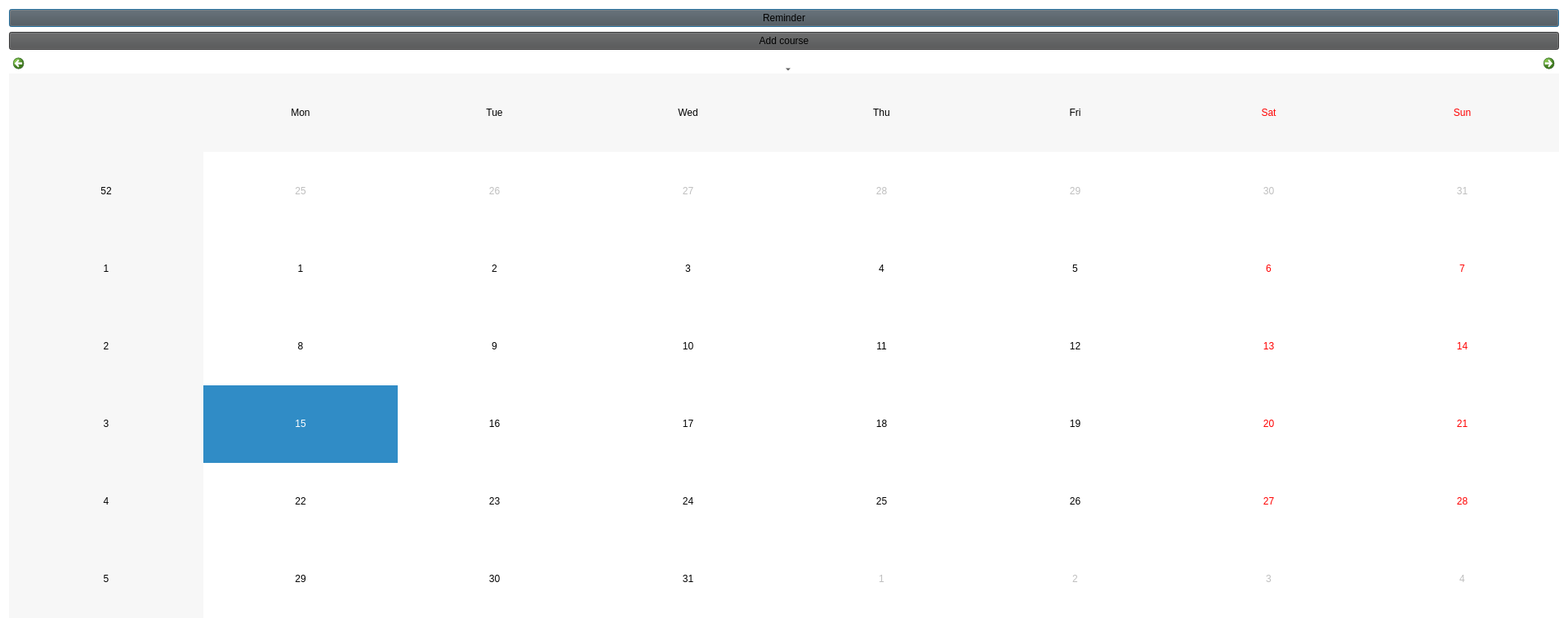
<?xml version="1.0" encoding="UTF-8"?>
<ui version="4.0">
 <class>page1</class>
 <widget class="QDialog" name="page1">
  <property name="geometry">
   <rect>
    <x>0</x>
    <y>0</y>
    <width>1920</width>
    <height>768</height>
   </rect>
  </property>
  <property name="windowTitle">
   <string>Dialog</string>
  </property>
  <property name="styleSheet">
   <string notr="true">background-color: rgb(255, 255, 255)</string>
  </property>
  <layout class="QVBoxLayout" name="verticalLayout">
   <item>
    <widget class="QPushButton" name="pushButton_2">
     <property name="styleSheet">
      <string notr="true">
background-color: rgb(78, 79, 80);</string>
     </property>
     <property name="text">
      <string>Reminder</string>
     </property>
    </widget>
   </item>
   <item>
    <widget class="QPushButton" name="pushButton">
     <property name="styleSheet">
      <string notr="true">background-color: rgb(78, 79, 80);</string>
     </property>
     <property name="text">
      <string>Add course</string>
     </property>
    </widget>
   </item>
   <item>
    <widget class="QCalendarWidget" name="calendarWidget">
     <property name="autoFillBackground">
      <bool>false</bool>
     </property>
     <property name="styleSheet">
      <string notr="true">*{
navagationBar color=blue;
}</string>
     </property>
     <property name="navigationBarVisible">
      <bool>true</bool>
     </property>
    </widget>
   </item>
  </layout>
 </widget>
 <resources/>
 <connections/>
</ui>
